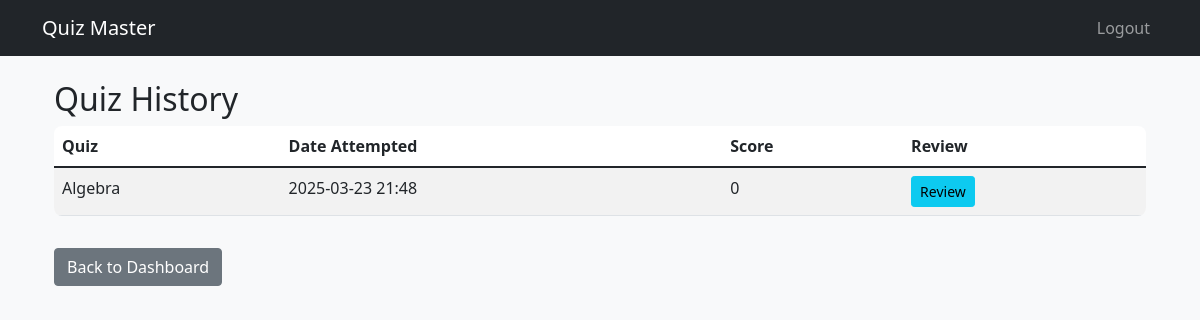
Before: /user/quizzes (signed in) with the older database file.
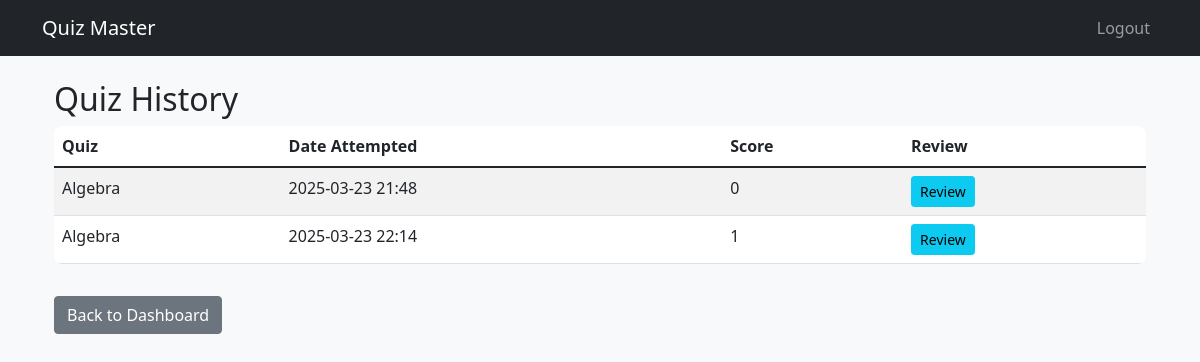
After: the same page with the newer database file.
### app.py (models this page shows)
class Scores(db.Model):
    __tablename__ = 'scores'
    score_id = db.Column(db.Integer, primary_key=True)
    user_id = db.Column(db.Integer, db.ForeignKey('users.user_id'), nullable=False)
    quiz_id = db.Column(db.Integer, db.ForeignKey('quiz.quiz_id'), nullable=False)
    time_stamp_of_attempt = db.Column(db.DateTime, nullable=False, default=datetime.now(IST))
    total_scored = db.Column(db.Integer, nullable=False)
    time_taken = db.Column(db.Interval, nullable=False)
    user_answers = db.Column(db.Text, nullable=False)

class Chapters(db.Model):
    __tablename__ = 'chapters'
    chapter_id = db.Column(db.Integer, primary_key=True)
    name = db.Column(db.String(100), nullable=False)
    description = db.Column(db.Text)
    subject_id = db.Column(db.Integer, db.ForeignKey('subject.subject_id'), nullable=False)
    quizzes = db.relationship('Quiz', backref='chapter', lazy=True)

### app.py (the view)
@app.route('/user/quizzes')
@login_required
def user_quizzes():
    user = Users.query.get(session['user_id'])
    scores = Scores.query.filter_by(user_id=user.user_id).all()
    return render_template('user_quizzes.html', scores=scores)

### app.py (called while the page is built)
def login_required(f):
    @wraps(f)
    def decorated(*args, **kwargs):
        if 'user_id' not in session:
            return redirect(url_for('login'))
        return f(*args, **kwargs)
    return decorated

### templates/user_quizzes.html
{% extends "base.html" %}
{% block content %}
<div class="container mt-4">
    <h2>Quiz History</h2>
    {% if scores %}
    <table class="table table-striped">
        <thead>
            <tr>
                <th>Quiz</th>
                <th>Date Attempted</th>
                <th>Score</th>
                <th>Review</th>
            </tr>
        </thead>
        <tbody>
            {% for score in scores %}
            <tr>
                <td>{{ score.quiz.chapter.name }}</td>
                <td>{{ score.time_stamp_of_attempt.strftime('%Y-%m-%d %H:%M') }}</td>
                <td>{{ score.total_scored }}</td>
                <td><a href="{{ url_for('quiz_review', score_id=score.score_id) }}" class="btn btn-info btn-sm">Review</a></td>
            </tr>
            {% endfor %}
        </tbody>
    </table>
    {% else %}
    <div class="alert alert-info">No records found.</div>
    {% endif %}
    <a href="{{ url_for('user_dashboard') }}" class="btn btn-secondary mt-3">Back to Dashboard</a>
</div>
{% endblock %}

### templates/base.html (shortened to what this page needs)
<!DOCTYPE html>
<html lang="en">
<head>
    <link href="https://cdn.jsdelivr.net/npm/bootstrap@5.1.3/dist/css/bootstrap.min.css" rel="stylesheet">
    <link rel="stylesheet" href="{{ url_for('static', filename='styles.css') }}">
</head>
<body class="bg-light">
<nav class="navbar navbar-expand-lg navbar-dark bg-dark">
    <div class="container">
        <a class="navbar-brand" href="/">Quiz Master</a>
        <div class="navbar-nav ms-auto">
            {% if session.get('user_id') %}
                <a class="nav-link" href="{{ url_for('logout') }}">Logout</a>
            {% else %}
                <a class="nav-link" href="{{ url_for('login') }}">Login</a>
                <a class="nav-link" href="{{ url_for('register') }}">Register</a>
            {% endif %}
        </div>
    </div>
</nav>
    <div class="container mt-4">
        {% block content %}{% endblock %}
    </div>
</body>
</html>

### static/styles.css (style rules this page uses)
.table { background-color: white; border-radius: 0.5rem; overflow: hidden; }

Changed rows visible on the page:
added Scores: quiz.chapter.name "Algebra", time_stamp_of_attempt "2025-03-23 22:14", total_scored "1"
